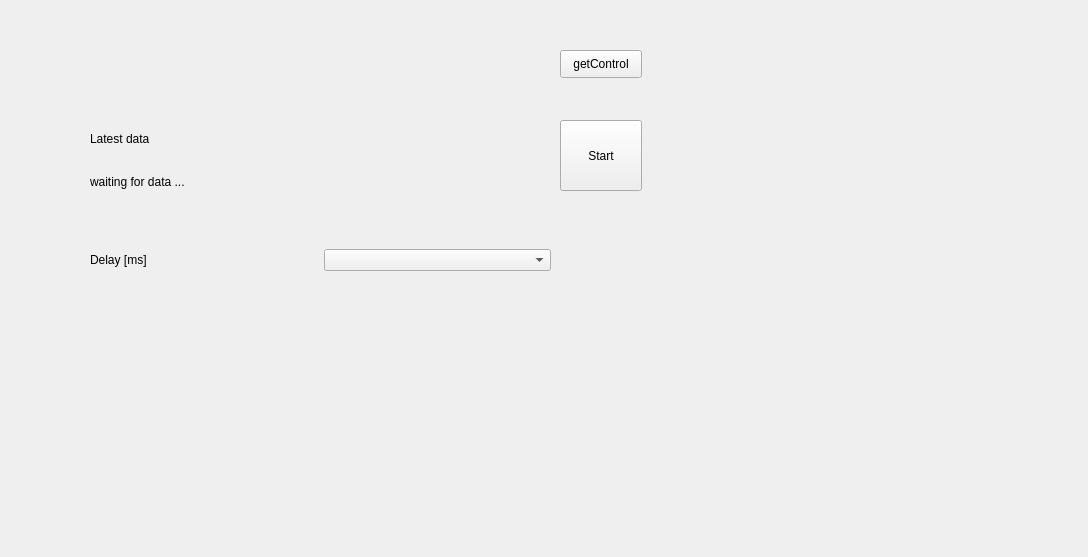
<?xml version="1.0" encoding="UTF-8"?>
<ui version="4.0">
 <class>micrometer</class>
 <widget class="QWidget" name="micrometer">
  <property name="geometry">
   <rect>
    <x>0</x>
    <y>0</y>
    <width>1088</width>
    <height>557</height>
   </rect>
  </property>
  <property name="windowTitle">
   <string>Form</string>
  </property>
  <widget class="QWidget" name="horizontalLayoutWidget">
   <property name="geometry">
    <rect>
     <x>90</x>
     <y>220</y>
     <width>461</width>
     <height>80</height>
    </rect>
   </property>
   <layout class="QHBoxLayout" name="refresh_layout">
    <item>
     <widget class="QLabel" name="refresh_label">
      <property name="text">
       <string>Delay [ms]</string>
      </property>
     </widget>
    </item>
    <item>
     <widget class="QComboBox" name="delay_comboBox"/>
    </item>
   </layout>
  </widget>
  <widget class="QWidget" name="verticalLayoutWidget">
   <property name="geometry">
    <rect>
     <x>90</x>
     <y>120</y>
     <width>461</width>
     <height>80</height>
    </rect>
   </property>
   <layout class="QVBoxLayout" name="layout">
    <item>
     <widget class="QLabel" name="label_3">
      <property name="text">
       <string>Latest data</string>
      </property>
     </widget>
    </item>
    <item>
     <widget class="QLabel" name="label">
      <property name="text">
       <string>waiting for data ...</string>
      </property>
     </widget>
    </item>
   </layout>
  </widget>
  <widget class="QPushButton" name="startButton">
   <property name="geometry">
    <rect>
     <x>560</x>
     <y>120</y>
     <width>82</width>
     <height>71</height>
    </rect>
   </property>
   <property name="text">
    <string>Start</string>
   </property>
  </widget>
  <widget class="QPushButton" name="reqCtrl">
   <property name="geometry">
    <rect>
     <x>560</x>
     <y>50</y>
     <width>82</width>
     <height>28</height>
    </rect>
   </property>
   <property name="text">
    <string>getControl</string>
   </property>
  </widget>
 </widget>
 <resources/>
 <connections/>
</ui>
